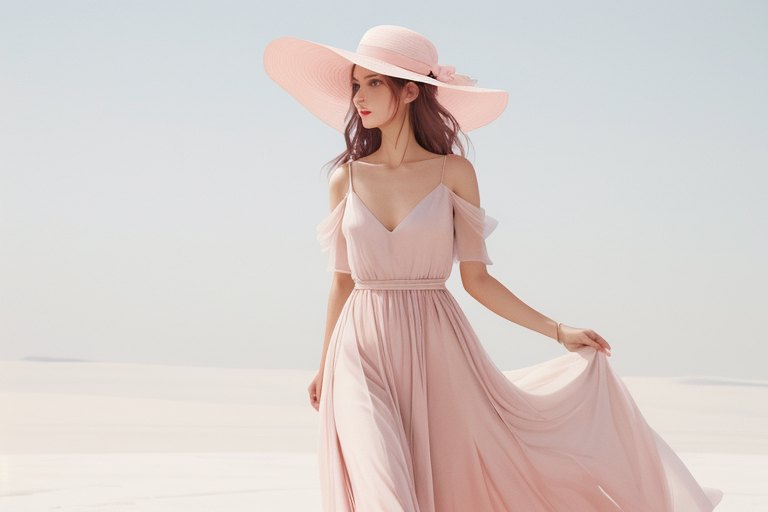
#> input picture assets/illustrations/hero.jpg, 768 x 512 px
$ python -i image_processing.py   (imports and definitions only)
#> lines starting #> are read from the running program, lines starting #| are printed output that depends on the picture; after the words box and inside, x2 and y2 are one past the last pixel; in counts of white or black regions, pixels touching at a corner belong together
### src/core/color_convert.py
"""Color space conversions and perceptual distance.

Pure-Python scalar implementations (fast for the recommendation engine, which
works on a handful of colors at a time). Vectorised image work uses
scikit-image; the test-suite cross-checks both implementations.

Conventions:
    RGB  -> tuple of ints 0..255
    HSL  -> (h 0..360, s 0..1, l 0..1)
    HSV  -> (h 0..360, s 0..1, v 0..1)
    Lab  -> CIE L*a*b* (D65), L in 0..100
"""

from __future__ import annotations

import colorsys
import math
import re
from functools import lru_cache

RGB = tuple[int, int, int]
Triple = tuple[float, float, float]

_HEX_RE = re.compile(r"^#?([0-9a-fA-F]{3}|[0-9a-fA-F]{6})$")

# D65 reference white
_XN, _YN, _ZN = 0.95047, 1.0, 1.08883


class ColorError(ValueError):
    """Raised for malformed color input."""


def normalize_hex(value: str) -> str:
    """Return a canonical ``#RRGGBB`` upper-case string."""
    if not isinstance(value, str):
        raise ColorError(f"Color must be a hex string, got {type(value).__name__}")
    m = _HEX_RE.match(value.strip())
    if not m:
        raise ColorError(f"Invalid hex color: {value!r}")
    digits = m.group(1)
    if len(digits) == 3:
        digits = "".join(c * 2 for c in digits)
    return "#" + digits.upper()


def is_valid_hex(value: object) -> bool:
    return isinstance(value, str) and bool(_HEX_RE.match(value.strip()))


def hex_to_rgb(value: str) -> RGB:
    h = normalize_hex(value)[1:]
    return int(h[0:2], 16), int(h[2:4], 16), int(h[4:6], 16)


def rgb_to_hex(rgb: tuple[float, float, float]) -> str:
    r, g, b = (int(round(max(0, min(255, c)))) for c in rgb)
    return f"#{r:02X}{g:02X}{b:02X}"


# [22 lines left out: functions rgb_to_hsl, hsl_to_rgb, rgb_to_hsv, hsv_to_rgb, not called in this run]


def hex_to_hsl(value: str) -> Triple:
    return rgb_to_hsl(hex_to_rgb(value))


def hsl_to_hex(hsl: Triple) -> str:
    return rgb_to_hex(hsl_to_rgb(hsl))


def _clamp01(x: float) -> float:
    return max(0.0, min(1.0, x))


def _srgb_to_linear(c: float) -> float:
    return c / 12.92 if c <= 0.04045 else ((c + 0.055) / 1.055) ** 2.4


def _linear_to_srgb(c: float) -> float:
    return 12.92 * c if c <= 0.0031308 else 1.055 * (c ** (1 / 2.4)) - 0.055


def rgb_to_xyz(rgb: RGB) -> Triple:
    r, g, b = (_srgb_to_linear(c / 255.0) for c in rgb)
    x = 0.4124564 * r + 0.3575761 * g + 0.1804375 * b
    y = 0.2126729 * r + 0.7151522 * g + 0.0721750 * b
    z = 0.0193339 * r + 0.1191920 * g + 0.9503041 * b
    return x, y, z


def _f(t: float) -> float:
    d = 6 / 29
    return t ** (1 / 3) if t > d**3 else t / (3 * d * d) + 4 / 29


def _finv(t: float) -> float:
    d = 6 / 29
    return t**3 if t > d else 3 * d * d * (t - 4 / 29)


def rgb_to_lab(rgb: RGB) -> Triple:
    x, y, z = rgb_to_xyz(rgb)
    fx, fy, fz = _f(x / _XN), _f(y / _YN), _f(z / _ZN)
    return 116 * fy - 16, 500 * (fx - fy), 200 * (fy - fz)


# [10 lines left out: function lab_to_rgb, not called in this run]


@lru_cache(maxsize=8192)
def hex_to_lab(value: str) -> Triple:
    return rgb_to_lab(hex_to_rgb(value))


def lab_to_lch(lab: Triple) -> Triple:
    L, a, b = lab
    return L, math.hypot(a, b), math.degrees(math.atan2(b, a)) % 360


def delta_e_76(lab1: Triple, lab2: Triple) -> float:
    return math.dist(lab1, lab2)


def delta_e_2000(lab1: Triple, lab2: Triple) -> float:
    """CIEDE2000 color difference (Sharma, Wu & Dalal 2005)."""
    L1, a1, b1 = lab1
    L2, a2, b2 = lab2
    C1 = math.hypot(a1, b1)
    C2 = math.hypot(a2, b2)
    Cbar = (C1 + C2) / 2
    G = 0.5 * (1 - math.sqrt(Cbar**7 / (Cbar**7 + 25**7))) if Cbar > 0 else 0.0
    a1p, a2p = (1 + G) * a1, (1 + G) * a2
    C1p, C2p = math.hypot(a1p, b1), math.hypot(a2p, b2)
    h1p = math.degrees(math.atan2(b1, a1p)) % 360 if (a1p or b1) else 0.0
    h2p = math.degrees(math.atan2(b2, a2p)) % 360 if (a2p or b2) else 0.0

    dLp = L2 - L1
    dCp = C2p - C1p
    if C1p * C2p == 0:
        dhp = 0.0
    else:
        dhp = h2p - h1p
        if dhp > 180:
            dhp -= 360
        elif dhp < -180:
            dhp += 360
    dHp = 2 * math.sqrt(C1p * C2p) * math.sin(math.radians(dhp / 2))

    Lbp = (L1 + L2) / 2
    Cbp = (C1p + C2p) / 2
    if C1p * C2p == 0:
        hbp = h1p + h2p
    elif abs(h1p - h2p) <= 180:
        hbp = (h1p + h2p) / 2
    elif h1p + h2p < 360:
        hbp = (h1p + h2p + 360) / 2
    else:
        hbp = (h1p + h2p - 360) / 2

    T = (
        1
        - 0.17 * math.cos(math.radians(hbp - 30))
        + 0.24 * math.cos(math.radians(2 * hbp))
        + 0.32 * math.cos(math.radians(3 * hbp + 6))
        - 0.20 * math.cos(math.radians(4 * hbp - 63))
    )
    d_theta = 30 * math.exp(-(((hbp - 275) / 25) ** 2))
    Rc = 2 * math.sqrt(Cbp**7 / (Cbp**7 + 25**7)) if Cbp > 0 else 0.0
    Sl = 1 + (0.015 * (Lbp - 50) ** 2) / math.sqrt(20 + (Lbp - 50) ** 2)
    Sc = 1 + 0.045 * Cbp
    Sh = 1 + 0.015 * Cbp * T
    Rt = -math.sin(math.radians(2 * d_theta)) * Rc
    return math.sqrt(
        (dLp / Sl) ** 2 + (dCp / Sc) ** 2 + (dHp / Sh) ** 2 + Rt * (dCp / Sc) * (dHp / Sh)
    )


def color_distance(hex1: str, hex2: str) -> float:
    """Perceptual distance (CIEDE2000) between two hex colors."""
    return delta_e_2000(hex_to_lab(hex1), hex_to_lab(hex2))


def relative_luminance(rgb: RGB) -> float:
    r, g, b = (_srgb_to_linear(c / 255.0) for c in rgb)
    return 0.2126 * r + 0.7152 * g + 0.0722 * b


# [12 lines left out: functions contrast_ratio, hue_difference, not called in this run]


def chroma(hex_value: str) -> float:
    """CIE LCh chroma — perceptual colorfulness (0 = gray)."""
    return lab_to_lch(hex_to_lab(hex_value))[1]


def lightness(hex_value: str) -> float:
    """CIE L* lightness 0..100."""
    return hex_to_lab(hex_value)[0]


# [26 lines left out: functions shade_of, adjust_lightness, mix, text_color_for, not called in this run]

### src/core/color_library.py
"""The internal fashion color library.

This list is the single source of truth: ``scripts/generate_color_seed.py``
renders it into ``database/seed_colors.sql`` for the Supabase ``colors`` table.

Each entry: (name, hex, family, is_neutral)
``family`` groups related shades (used for explanations and filtering).
"""

from __future__ import annotations

from dataclasses import dataclass
from functools import lru_cache

from src.core.color_convert import (
    delta_e_2000,
    hex_to_hsl,
    hex_to_lab,
    lab_to_lch,
    normalize_hex,
)


@dataclass(frozen=True)
class NamedColor:
    name: str
    hex: str
    family: str
    is_neutral: bool

    @property
    def lab(self) -> tuple[float, float, float]:
        return _lab(self.hex)

    @property
    def hsl(self) -> tuple[float, float, float]:
        return hex_to_hsl(self.hex)

    @property
    def undertone(self) -> str:
        return undertone_of(self.hex)

    @property
    def slug(self) -> str:
        return self.name.lower().replace(" ", "-")


_RAW: list[tuple[str, str, str, bool]] = [
    # --- Neutrals: whites & creams
    ("Optic White", "#FBFBF9", "white", True),
    ("Ivory", "#F8F4EF", "white", True),
    ("Cream", "#F3E9D2", "white", True),
    ("Ecru", "#E9DFC9", "white", True),
    ("Oatmeal", "#DDD1BC", "beige", True),
    # --- Neutrals: beiges, browns
    ("Sand", "#D8C3A5", "beige", True),
    ("Beige", "#D9C4A8", "beige", True),
    ("Nude", "#E3BFA3", "beige", True),
    ("Taupe", "#C8AD91", "beige", True),
    ("Greige", "#B8AD9E", "beige", True),
    ("Khaki", "#BFAF85", "beige", True),
    ("Camel", "#C19A6B", "brown", True),
    ("Cognac", "#9A5B2E", "brown", True),
    ("Tan", "#C69C72", "brown", True),
    ("Mocha", "#7B5B4C", "brown", True),
    ("Chocolate", "#4E3226", "brown", True),
    ("Espresso", "#3B2A24", "brown", True),
    # --- Neutrals: grays & black
    ("Dove Gray", "#D3D0CB", "gray", True),
    ("Silver Gray", "#B7B8B6", "gray", True),
    ("Heather Gray", "#9C9A98", "gray", True),
    ("Slate", "#6C737A", "gray", True),
    ("Charcoal", "#302B2B", "gray", True),
    ("Graphite", "#45474B", "gray", True),
    ("Black", "#141414", "black", True),
    # --- Neutral-like blues
    ("Navy", "#1F2A44", "blue", True),
    ("Midnight", "#191D33", "blue", True),
    ("Denim", "#4A6584", "blue", True),
    ("Light Denim", "#8EA7C1", "blue", True),
    ("Olive", "#6B6B3A", "green", True),
    # --- Reds
    ("Cherry Red", "#B3112E", "red", False),
    ("Scarlet", "#D0312D", "red", False),
    ("Tomato", "#E2533C", "red", False),
    ("Brick", "#9C3B2E", "red", False),
    ("Wine", "#6A1E2D", "red", False),
    ("Burgundy", "#713E4A", "red", False),
    ("Oxblood", "#5C1F22", "red", False),
    ("Crimson", "#A4123F", "red", False),
    # --- Pinks
    ("Blush", "#E8C9C5", "pink", False),
    ("Ballet Pink", "#F2D3D4", "pink", False),
    ("Dusty Rose", "#B77E79", "pink", False),
    ("Rose", "#D98695", "pink", False),
    ("Mauve", "#A98095", "pink", False),
    ("Bubblegum", "#F4A6C1", "pink", False),
    ("Hot Pink", "#E0457B", "pink", False),
    ("Fuchsia", "#C2185B", "pink", False),
    ("Raspberry", "#B0305C", "pink", False),
    ("Peony", "#E3829B", "pink", False),
    # --- Oranges & corals
    ("Coral", "#F27F6B", "orange", False),
    ("Peach", "#F6C1A6", "orange", False),
    ("Apricot", "#F1A97A", "orange", False),
    ("Tangerine", "#F28C28", "orange", False),
    ("Burnt Orange", "#C25B26", "orange", False),
    ("Rust", "#A0472A", "orange", False),
    ("Terracotta", "#C46A4F", "orange", False),
    ("Salmon", "#EE9A86", "orange", False),
    # --- Yellows
    ("Butter", "#F6E3A1", "yellow", False),
    ("Lemon", "#F4E04D", "yellow", False),
    ("Sunflower", "#F2B630", "yellow", False),
    ("Mustard", "#CC9A2B", "yellow", False),
    ("Ochre", "#B5832F", "yellow", False),
    ("Champagne", "#EBD9B4", "yellow", False),
    # --- Greens
    ("Mint", "#BFE3CF", "green", False),
    ("Pistachio", "#B8CF96", "green", False),
    ("Sage", "#A3B18A", "green", False),
    ("Eucalyptus", "#7FA393", "green", False),
    ("Moss", "#77814A", "green", False),
    ("Kelly Green", "#2E9E4F", "green", False),
    ("Emerald", "#11795A", "green", False),
    ("Forest Green", "#2D4F3A", "green", False),
    ("Hunter Green", "#355E3B", "green", False),
    ("Lime", "#BFD641", "green", False),
    ("Teal", "#1F7A7A", "green", False),
    # --- Blues
    ("Powder Blue", "#BCD3E6", "blue", False),
    ("Baby Blue", "#A9CBEA", "blue", False),
    ("Sky Blue", "#7DB5E3", "blue", False),
    ("Cornflower", "#6F8FD8", "blue", False),
    ("Cerulean", "#2A7AB8", "blue", False),
    ("Cobalt", "#1F4FB4", "blue", False),
    ("Royal Blue", "#2A3FA0", "blue", False),
    ("Sapphire", "#1D3B78", "blue", False),
    ("Turquoise", "#3CC2C0", "blue", False),
    ("Aqua", "#86D9D2", "blue", False),
    ("Steel Blue", "#5B7C99", "blue", False),
    ("Petrol", "#1F4E5F", "blue", False),
    # --- Purples
    ("Lavender", "#C9B8DD", "purple", False),
    ("Lilac", "#B9A2CC", "purple", False),
    ("Wisteria", "#9C87C1", "purple", False),
    ("Orchid", "#B06AB3", "purple", False),
    ("Violet", "#7A4FA3", "purple", False),
    ("Plum", "#5E2F52", "purple", False),
    ("Eggplant", "#3F2541", "purple", False),
    ("Amethyst", "#8E5CA8", "purple", False),
    # --- Metallics (jewelry & accents)
    ("Gold", "#C9A44C", "metallic", True),
    ("Rose Gold", "#C99584", "metallic", True),
    ("Silver", "#BFC1C2", "metallic", True),
    ("Bronze", "#A0703E", "metallic", True),
    ("Pearl", "#EEE7DC", "metallic", True),
]

COLOR_LIBRARY: tuple[NamedColor, ...] = tuple(
    NamedColor(name, normalize_hex(hx), family, neutral) for name, hx, family, neutral in _RAW
)

_BY_NAME = {c.name.lower(): c for c in COLOR_LIBRARY}

FAMILIES: tuple[str, ...] = tuple(dict.fromkeys(c.family for c in COLOR_LIBRARY))
METALLICS: tuple[NamedColor, ...] = tuple(c for c in COLOR_LIBRARY if c.family == "metallic")
NEUTRALS: tuple[NamedColor, ...] = tuple(
    c for c in COLOR_LIBRARY if c.is_neutral and c.family != "metallic"
)


@lru_cache(maxsize=4096)
def _lab(hex_value: str) -> tuple[float, float, float]:
    return hex_to_lab(hex_value)


def get_color(name: str) -> NamedColor | None:
    return _BY_NAME.get(name.strip().lower())


def nearest_colors(hex_value: str, n: int = 1, pool: tuple[NamedColor, ...] | None = None) -> list[tuple[NamedColor, float]]:
    """Library colors closest to ``hex_value`` by CIEDE2000, with distances."""
    lab = _lab(normalize_hex(hex_value))
    candidates = pool if pool is not None else COLOR_LIBRARY
    scored = sorted(((c, delta_e_2000(lab, c.lab)) for c in candidates), key=lambda t: t[1])
    return scored[:n]


@lru_cache(maxsize=4096)
def nearest_color(hex_value: str) -> NamedColor:
    return nearest_colors(hex_value, 1)[0][0]


def color_name(hex_value: str) -> str:
    """Human-friendly name for any hex (nearest library color)."""
    return nearest_color(normalize_hex(hex_value)).name


# [25 lines left out: functions is_neutral_hex, undertone_of, not called in this run]

### src/services/image_processing.py
"""Photo processing: validation, optimisation, cropping and color extraction.

Background reduction is heuristic (border-color masking + OpenCV GrabCut
initialised from the selected region). It is *not* a trained segmentation
model, so the UI always lets the owner crop and correct colors manually.
"""

from __future__ import annotations

import io
from dataclasses import dataclass

import cv2
import numpy as np
from PIL import Image, ImageOps, UnidentifiedImageError

from src.core.color_convert import rgb_to_hex
from src.core.color_library import color_name, nearest_colors
from src.i18n import _

ALLOWED_FORMATS = {"JPEG": "image/jpeg", "PNG": "image/png", "WEBP": "image/webp"}
ALLOWED_EXTENSIONS = {".jpg", ".jpeg", ".png", ".webp"}
MAX_UPLOAD_BYTES = 10 * 1024 * 1024
MAX_PIXELS = 40_000_000  # decompression-bomb guard
MIN_SIDE = 64
FULL_MAX_SIDE = 1280
THUMB_MAX_SIDE = 360
JPEG_QUALITY = 84
THUMB_QUALITY = 78


class ImageValidationError(ValueError):
    """The uploaded file is not an acceptable image."""


@dataclass
class ProcessedImage:
    full: bytes
    thumb: bytes
    width: int
    height: int
    content_type: str = "image/jpeg"

    @property
    def size_bytes(self) -> int:
        return len(self.full)


@dataclass
class ExtractedColor:
    hex: str
    name: str
    share: float  # 0..1 of clothing pixels
    library_hex: str
    distance: float


@dataclass
class ExtractionResult:
    colors: list[ExtractedColor]
    mask_coverage: float  # share of the region kept as "clothing"
    method: str

    @property
    def primary(self) -> ExtractedColor | None:
        return self.colors[0] if self.colors else None

    @property
    def secondary(self) -> list[ExtractedColor]:
        return [c for c in self.colors[1:] if c.share >= 0.08]


# ---------------------------------------------------------------- validation

# [27 lines left out: function validate_image, not called in this run]


def to_rgb(img: Image.Image) -> Image.Image:
    """Apply EXIF orientation and flatten transparency onto ivory."""
    img = ImageOps.exif_transpose(img)
    if img.mode in ("RGBA", "LA", "P"):
        img = img.convert("RGBA")
        bg = Image.new("RGBA", img.size, (248, 244, 239, 255))
        bg.alpha_composite(img)
        return bg.convert("RGB")
    return img.convert("RGB")


# [56 lines left out: functions crop_fraction, _encode_jpeg, optimize, process_upload, preview_with_box, not called in this run]


# ---------------------------------------------------------------- color extraction

def _work_array(img: Image.Image, side: int = 220) -> np.ndarray:
    small = to_rgb(img).copy()
    small.thumbnail((side, side), Image.Resampling.BILINEAR)
    return np.asarray(small, dtype=np.uint8)


def _border_mask(rgb: np.ndarray, threshold: float = 14.0) -> np.ndarray:
    """True where a pixel differs from the dominant border (background) colors."""
    from skimage.color import deltaE_ciede2000, rgb2lab

    lab = rgb2lab(rgb)
    h, w = rgb.shape[:2]
    bw = max(2, min(h, w) // 25)
    border = np.concatenate([lab[:bw].reshape(-1, 3), lab[-bw:].reshape(-1, 3),
                             lab[:, :bw].reshape(-1, 3), lab[:, -bw:].reshape(-1, 3)])
    # up to 3 background colors from the border
    data = border.astype(np.float32)
    k = 3 if len(data) >= 30 else 1
    criteria = (cv2.TERM_CRITERIA_EPS + cv2.TERM_CRITERIA_MAX_ITER, 20, 0.5)
    _compactness, labels, centers = cv2.kmeans(data, k, None, criteria, 3, cv2.KMEANS_PP_CENTERS)
    counts = np.bincount(labels.ravel(), minlength=k)
    keep = np.ones((h, w), dtype=bool)
    for idx in range(k):
        if counts[idx] / len(data) < 0.15:
            continue  # border pixels belonging to the garment itself
        de = deltaE_ciede2000(lab, np.broadcast_to(centers[idx], lab.shape))
        keep &= de > threshold
    return keep


def _grabcut_mask(rgb: np.ndarray) -> np.ndarray | None:
    h, w = rgb.shape[:2]
    if min(h, w) < 40:
        return None
    mask = np.zeros((h, w), np.uint8)
    rect = (max(1, w // 20), max(1, h // 20), w - 2 * max(1, w // 20), h - 2 * max(1, h // 20))
    bgd, fgd = np.zeros((1, 65), np.float64), np.zeros((1, 65), np.float64)
    try:
        cv2.grabCut(cv2.cvtColor(rgb, cv2.COLOR_RGB2BGR), mask, rect, bgd, fgd, 3, cv2.GC_INIT_WITH_RECT)
    except cv2.error:
        return None
    return (mask == cv2.GC_FGD) | (mask == cv2.GC_PR_FGD)


def clothing_mask(rgb: np.ndarray, reduce_background: bool = True) -> tuple[np.ndarray, str]:
    """Best-effort foreground mask. Falls back to the full region when unsure."""
    h, w = rgb.shape[:2]
    full = np.ones((h, w), dtype=bool)
    if not reduce_background:
        return full, "full region"
    border = _border_mask(rgb)
    gc = _grabcut_mask(rgb)
    candidates = []
    if gc is not None:
        combined = gc & border
        candidates.append((combined, "grabcut + background color removal"))
        candidates.append((gc, "grabcut"))
    candidates.append((border, "background color removal"))
    for mask, method in candidates:
        cov = mask.mean()
        if 0.08 <= cov <= 0.97:
            cleaned = cv2.morphologyEx(mask.astype(np.uint8), cv2.MORPH_OPEN, np.ones((3, 3), np.uint8)).astype(bool)
            if cleaned.mean() >= 0.05:
                return cleaned, method
    return full, "full region"


def extract_colors(
    img: Image.Image,
    crop: tuple[float, float, float, float] | None = None,
    k: int = 5,
    reduce_background: bool = True,
) -> ExtractionResult:
    """Dominant colors of the clothing region, matched to the color library."""
    from skimage.color import deltaE_ciede2000, lab2rgb, rgb2lab

    if crop and crop != (0.0, 0.0, 1.0, 1.0):
        img = crop_fraction(to_rgb(img), crop)
    rgb = _work_array(img)
    mask, method = clothing_mask(rgb, reduce_background)
    lab = rgb2lab(rgb)
    pixels = lab[mask].astype(np.float32)
    if len(pixels) < k:
        pixels = lab.reshape(-1, 3).astype(np.float32)
    k = max(1, min(k, len(pixels)))
    criteria = (cv2.TERM_CRITERIA_EPS + cv2.TERM_CRITERIA_MAX_ITER, 30, 0.3)
    cv2.setRNGSeed(7)  # deterministic clustering
    _compactness, labels, centers = cv2.kmeans(pixels, k, None, criteria, 4, cv2.KMEANS_PP_CENTERS)
    counts = np.bincount(labels.ravel(), minlength=k).astype(float)

    # merge perceptually similar clusters (ΔE2000 < 9)
    order = list(np.argsort(-counts))
    merged: list[tuple[np.ndarray, float]] = []
    for idx in order:
        c, n = centers[idx].astype(float), counts[idx]
        for j, (mc, mn) in enumerate(merged):
            if float(deltaE_ciede2000(mc, c)) < 9:
                merged[j] = ((mc * mn + c * n) / (mn + n), mn + n)
                break
        else:
            merged.append((c, n))
    total = sum(n for _center, n in merged) or 1.0
    merged.sort(key=lambda t: -t[1])

    colors: list[ExtractedColor] = []
    for c, n in merged:
        rgb_f = lab2rgb(np.asarray(c, dtype=float).reshape(1, 1, 3)).reshape(3)
        hx = rgb_to_hex(tuple(float(v) * 255 for v in rgb_f))
        near, dist = nearest_colors(hx, 1)[0]
        colors.append(ExtractedColor(hx, color_name(hx), round(n / total, 4), near.hex, round(dist, 2)))
    return ExtractionResult(colors, round(float(mask.mean()), 4), method)


# [4 lines left out: function open_image, not called in this run]

>>> from PIL import Image
>>> picture = Image.open('../../assets/illustrations/hero.jpg')
#> picture is the input picture: PIL image 768x512 RGB; mean R, G, B 216.4, 206.9, 204
>>> result = extract_colors(picture)
#> in _border_mask, `k = 3 if len(data) >= 30 else 1`: k = 3
#> in _border_mask, `_compactness, labels, centers = cv2.kmeans(data, k, None, criteria, 3,..`: labels = 3670 values, max 2 at index 1100, min 0 at index 0, mean 0.798; centers = [[85.9, -1.08, -2.36], [66.9, 16.86, 11.38], [91.33, 1.19, 3.73]]
#> in _border_mask, `counts = np.bincount(labels.ravel(), minlength=k)`: counts = [2002, 406, 1262]
#> the loop in _border_mask, `for idx in range(k):` made 3 passes
#> pass 1, in _border_mask, `de = deltaE_ciede2000(lab, np.broadcast_to(centers[idx], lab.shape))`:
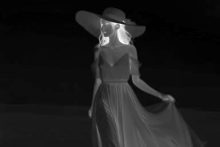
#> de: shape (147, 220) float64; min 0.274, max 77.25, mean 8.7; drawn with min black and max white
#> pass 1, in _border_mask, `keep &= de > threshold`:
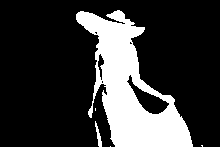
#> keep: shape (147, 220) bool; 22.1% white; 5 white regions (3 under 20 px), largest, box (x1, y1, x2, y2) and area: (76, 10, 193, 147) 7079, (95, 121, 102, 147) 76
#> pass 3, in _border_mask, `de = deltaE_ciede2000(lab, np.broadcast_to(centers[idx], lab.shape))`:
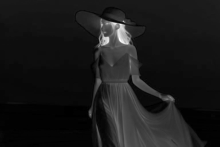
#> de: shape (147, 220) float64; min 0.194, max 83, mean 8.6; drawn with min black and max white
#> pass 3, in _border_mask, `keep &= de > threshold`:
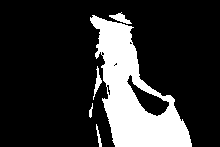
#> keep: shape (147, 220) bool; 19.6% white; 5 white regions, box (x1, y1, x2, y2) and area: (90, 15, 192, 147) 6033, (109, 12, 132, 24) 118, (93, 66, 102, 100) 101, (96, 124, 102, 147) 55, (89, 103, 93, 118) 32
#> (the rest of the program and of its run is left out)
